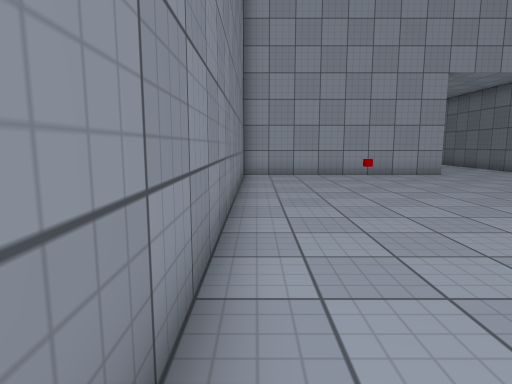
[1] (above)

15 first-person views from a walk through a scene from a Unity 3-D project. The camera is 1.2 m above the floor, tilts 8° down and sees 75° across. The floor is counted in squares, 1 m on a side. Each view is taken from the middle of a square. On the plan, view 1 faces up. The plan holds only what a view shows up to about 14 squares ahead; the rest is blank. The place goes on beyond the plan. The player character is not drawn. Door leaves are left out, so doorways stand open. Surface patterns are stand-ins for the level's own textures.

[2]
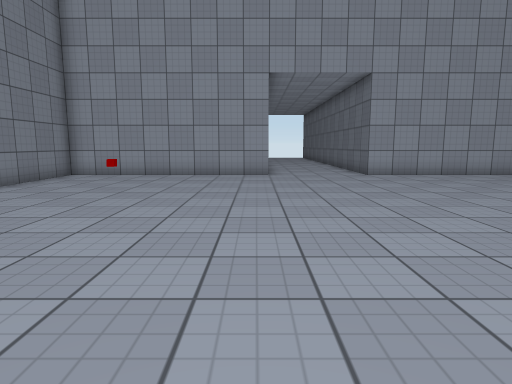

[3]
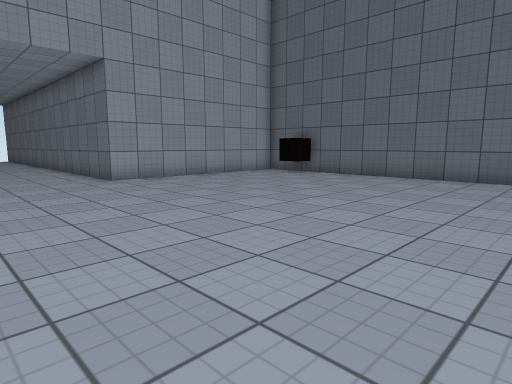

[4]
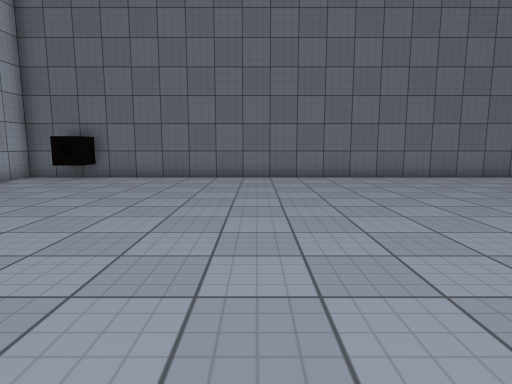

[5]
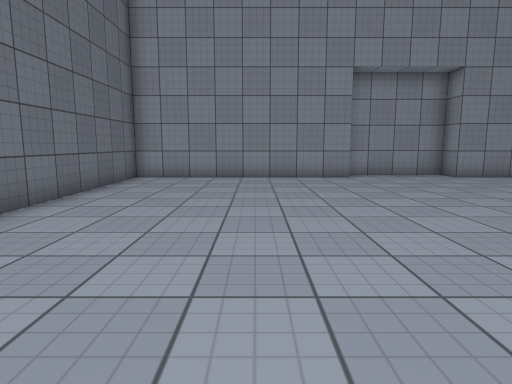

[6]
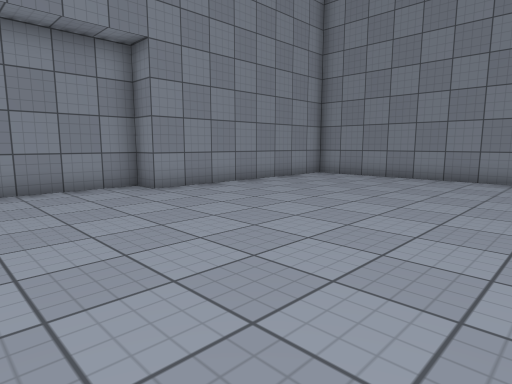

[7]
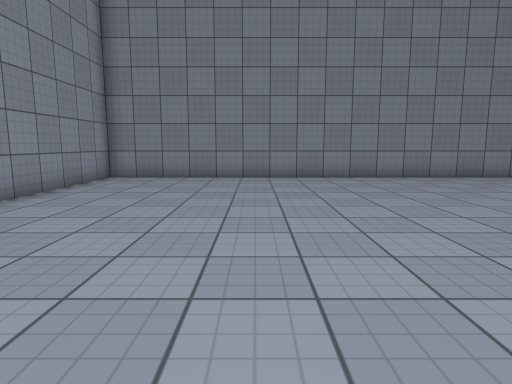

[8]
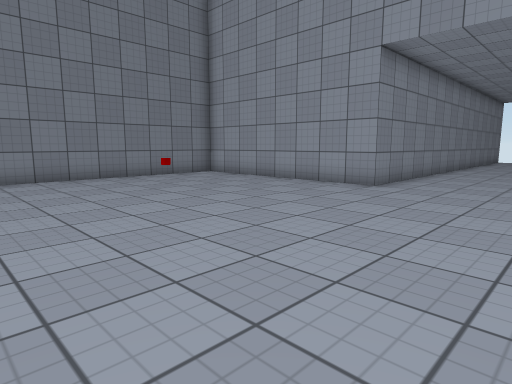

[9]
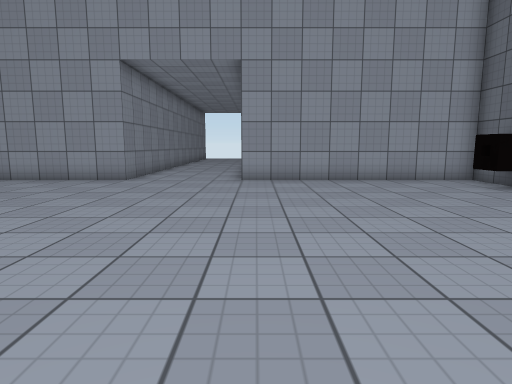

[10]
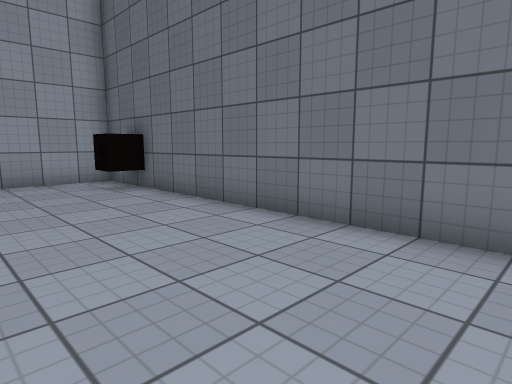

[11]
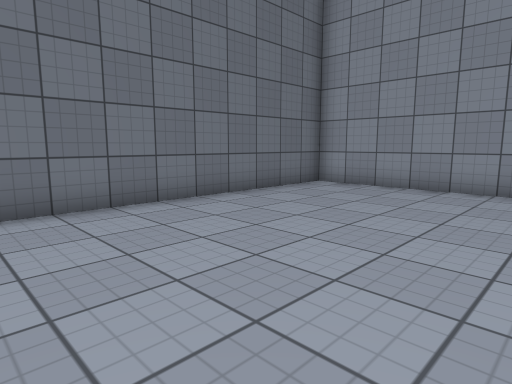

[12]
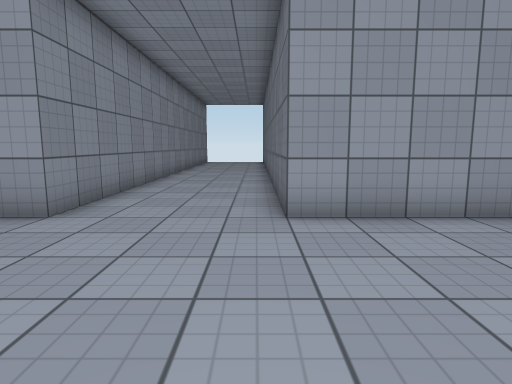

[13]
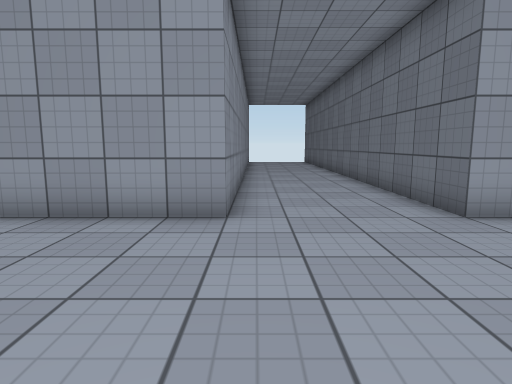

[14]
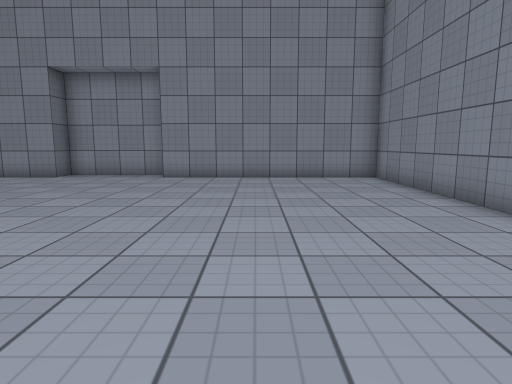

[15]
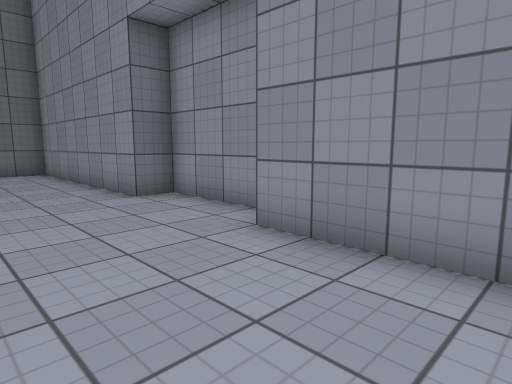

### Floor plan
Points are (right, up) in squares from view 1. A wall is a line through its corners. A room is listed if a view was taken in it or the views show most of it. See-through windows are left out.
Room 1 (views 1, 2, 3, 4, 5, 6, 7, 8, 9, 10, 11, 12, 13, 14, 15)
walls: (18.5, 11) (18.5, 12); (7.5, 15.5) (7.5, 13.5) (-0.5, 13.5) (-0.5, -6.5) (7.5, -6.5) (7.5, -7.5) (11.5, -7.5) (11.5, -6.5) (19.5, -6.5) (19.5, 13.5) (11.5, 13.5) (11.5, 15.5); (19.6, 11) (19, 11)
ways out: open door at (9.5, -8); open door at (9.5, 15.5)
objects: other object (3, 9)

Positions as (right, up) in squares from view 1, and headings:
1: (0, 0), facing up
2: (7, 0), facing up
3: (7, 2), facing up-right
4: (7, 5), facing right
5: (15, 6), facing down
6: (12, 2), facing down-left
7: (12, -1), facing left
8: (12, 4), facing up-left
9: (12, 2), facing up
10: (15, 2), facing up-right
11: (13, 3), facing down-right
12: (11, 8), facing up
13: (8, 8), facing up
14: (4, 6), facing down
15: (4, -3), facing down-right
